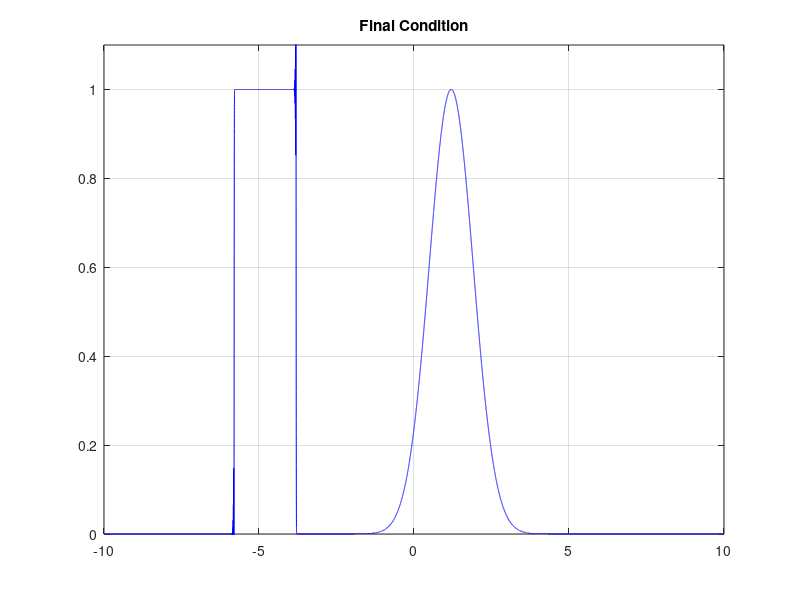

MATLAB code to generate this figure:
% moving_wave_vectorized_MacCormack.m

clear
close('all')

N = 50000;
u = 1;

plot_freq = 2500;
plot_switch = 1;
profile_switch = 1;
x_left = -10;
x_right = 10;
x_space = linspace(x_left,x_right,N);

dx = x_space(2)-x_space(1);
dt = 0.6*(dx)/u;
nu = u*dx/dt;

%Num_ts = min(1000,ceil(15/dt));
Num_ts=5000;
% set initial condition
%f = zeros(N,1);
x_space = linspace(x_left,x_right,N);

f_l = 1;
f = f_l*exp(-(x_space.*x_space));
f((x_space < -5) & (x_space > -7)) = 1;

f_tmp1 = zeros(N,1);
f_tmp = zeros(N,1);

if plot_switch == 1
    % plot initial condition
    plot(x_space,f,'-b');
    axis([x_left x_right 0 1.1*f_l]);
    grid on
    drawnow
end


tic;

ind = (1:N)';
x_m = circshift(ind,1);
x_p = circshift(ind,-1);

for ts = 1:Num_ts
    
    if(mod(ts,100)==0)
       fprintf('Executing time step number %d.\n',ts);
    end
    
    f_tmp1 = f - (u*dt/dx).*(f(x_p)-f);
    f_tmp = 0.5*(f + f_tmp1 - (u*dt/dx).*(f_tmp1 - f_tmp1(x_m)));
    
    f = f_tmp;
    
    if(plot_switch==1)
        if(mod(ts,plot_freq)==0)
            plot(x_space,f,'-b')
            axis([x_left x_right 0 1.1*f_l]);
            grid on
            title('\bf{MacCormack Method}','FontSize',12);
            
            drawnow
        end
    end
    
end

ex_time = toc;

if plot_switch == 1
    plot(x_space,f,'-b');
    axis([x_left x_right 0 1.1*f_l]);
    title('\bf{Final Condition}');
    grid on
    drawnow
end

fprintf('Execution time = %g.\n Average time per DOF*update = %g. \n',ex_time, ex_time/(N*Num_ts));
